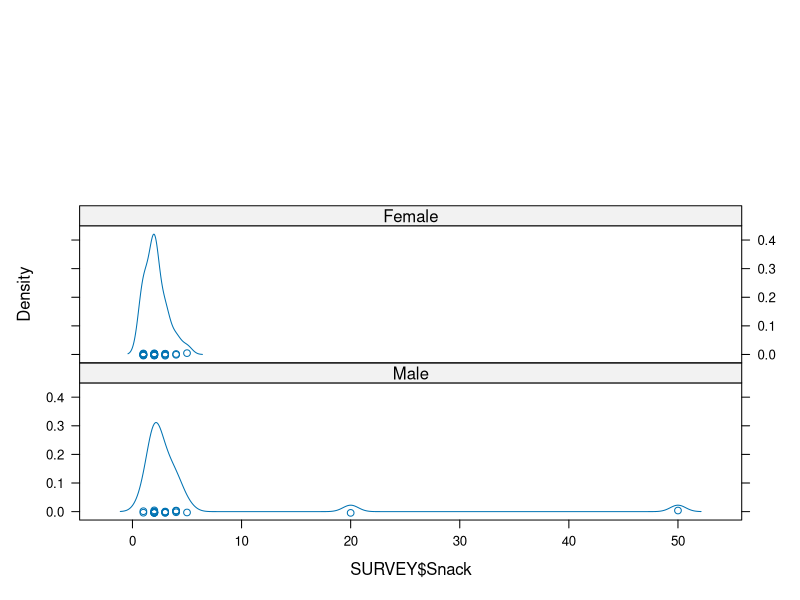
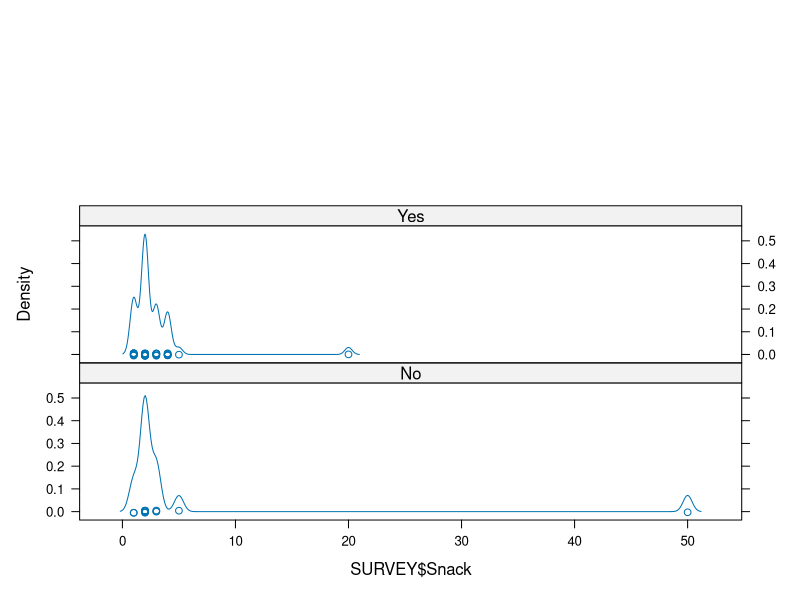
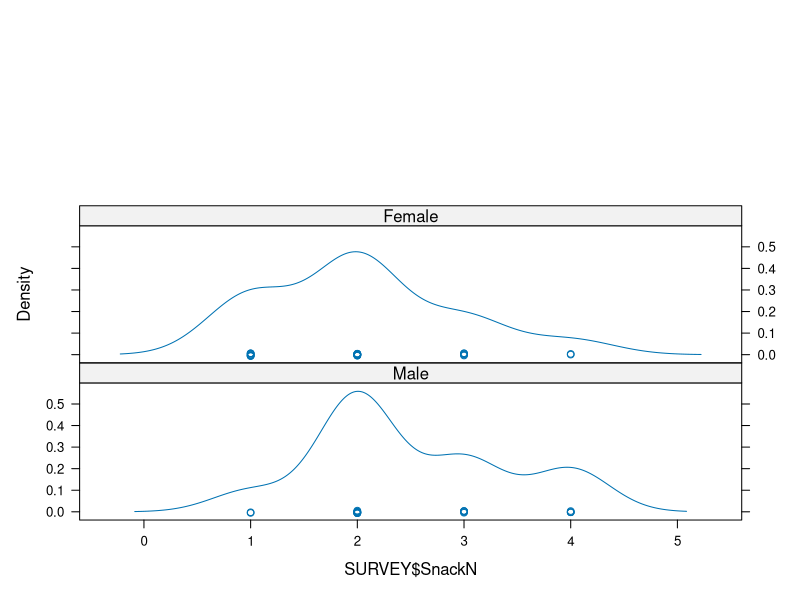
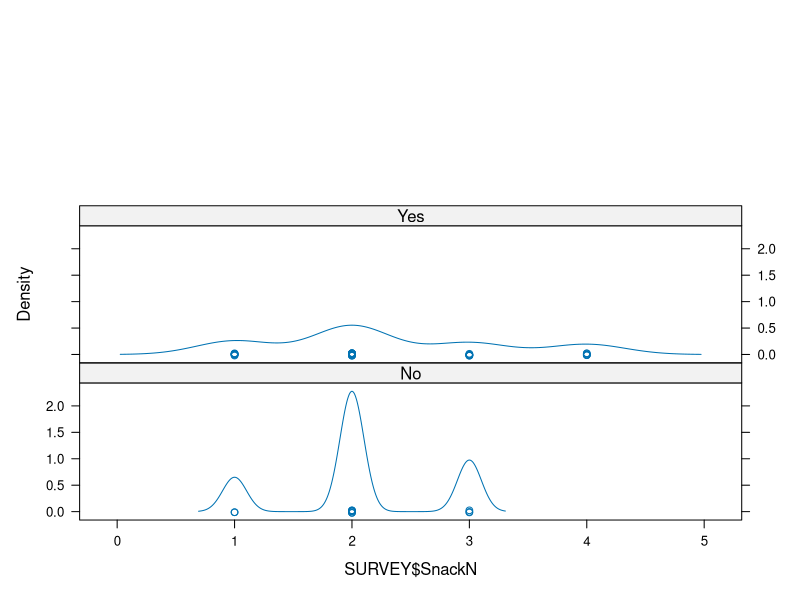
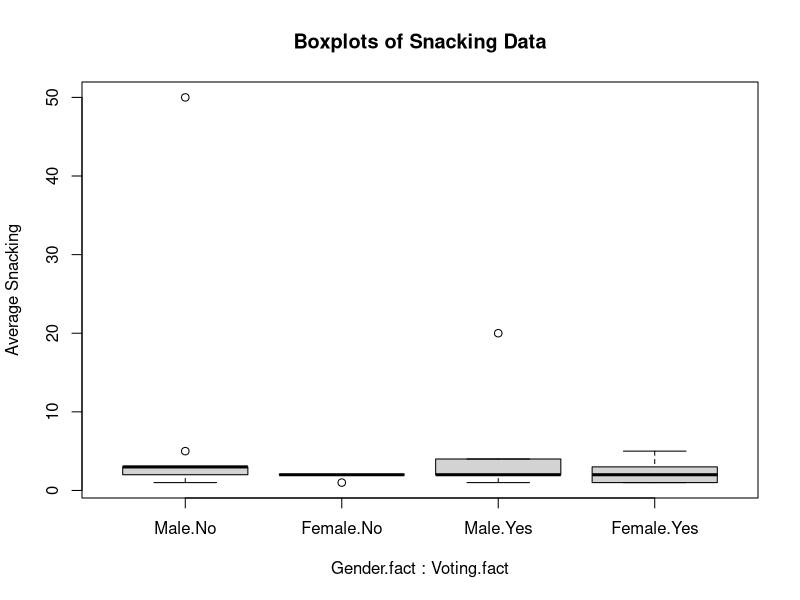
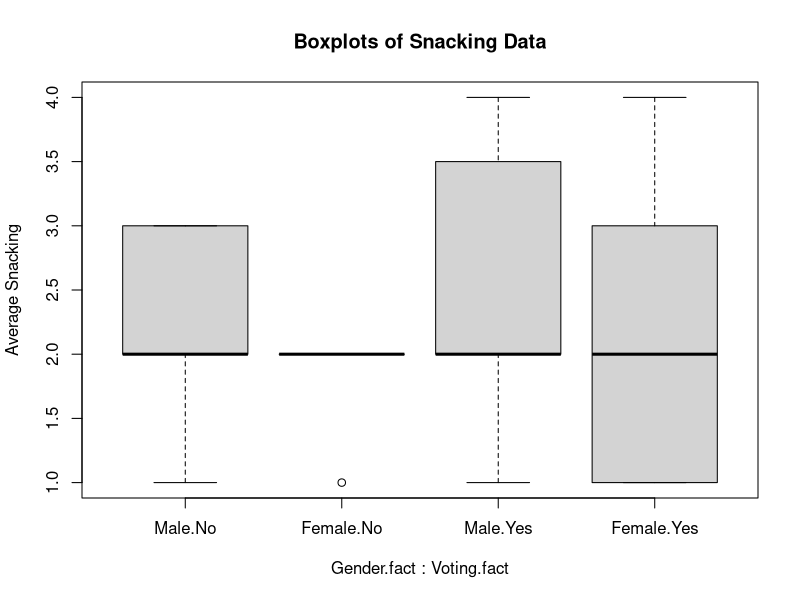
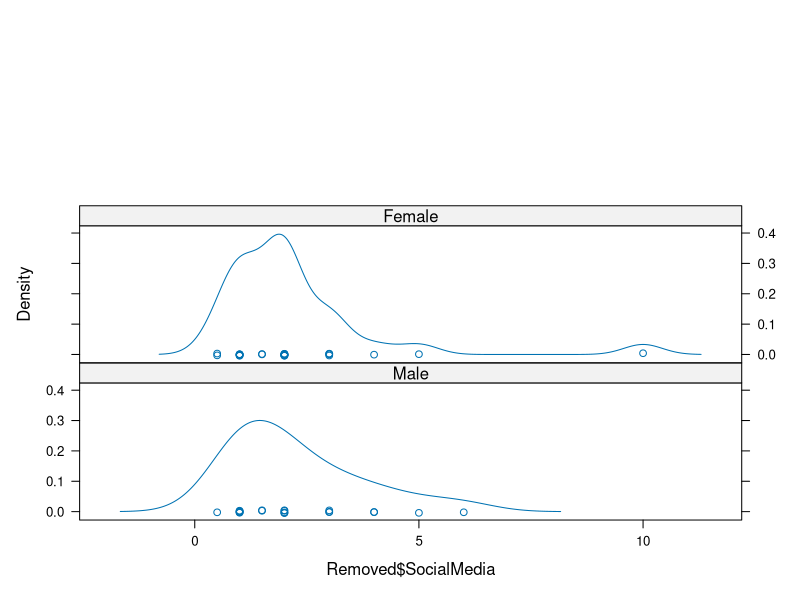
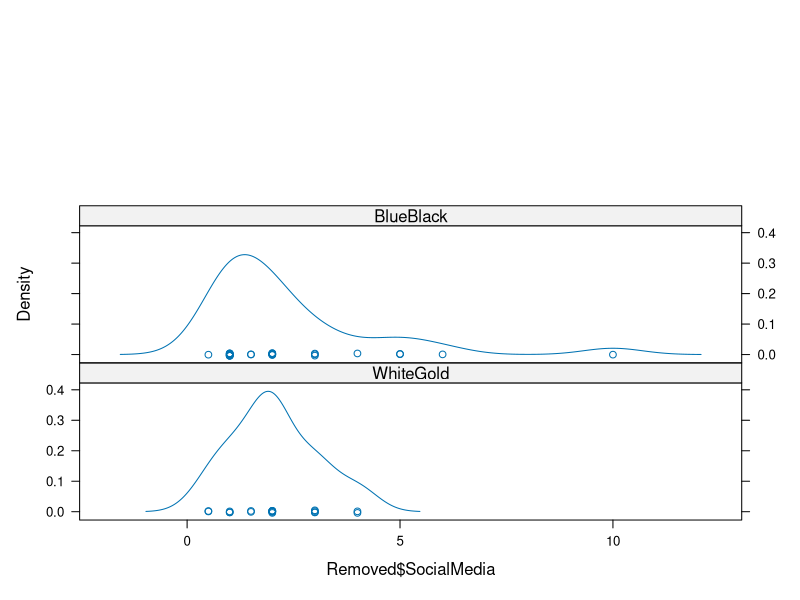

The R script that drew these images, in order:
## ---- chunk 1
library(plyr)
library(car)
library(lattice)
library(psych)


## ---- chunk 2
SURVEY <- read.csv("SurveyNames.csv")

## ---- chunk 3
str(SURVEY)   #or View(SURVEY)
## ---- chunk 4
SURVEY$Gender.fact <- factor(SURVEY$Gender, 
                        levels = c(0, 1), 
                        labels = c("Male", "Female"))


SURVEY$VotingR <- recode(SURVEY$Voting, " 1 = 1; 2 = 2; 3 = 1")

SURVEY$Voting.fact <- factor(SURVEY$VotingR, 
                         levels = c(1, 2), 
                         labels = c("No", "Yes"))



## ---- chunk 5
str(SURVEY)

count(SURVEY$Gender.fact)

count(SURVEY$Voting.fact)

## ---- chunk 6

replications(Snack~Gender.fact*Voting.fact, data=SURVEY)

## ---- chunk 7
describeBy(SURVEY$Snack, SURVEY$Gender.fact)

describeBy(SURVEY$Snack, SURVEY$Voting.fact)
## ---- chunk 8
densityplot(~ SURVEY$Snack | SURVEY$Gender.fact, layout=c(1,3))

densityplot(~ SURVEY$Snack | SURVEY$Voting.fact, layout=c(1,3))

## ---- chunk 9

remove_outliers <- function(x, na.rm = TRUE, ...) {
  qnt <- quantile(x, probs=c(.25, .75), na.rm = na.rm, ...)
  H <- 1.5 * IQR(x, na.rm = na.rm)
  y <- x
  y[x < (qnt[1] - H)] <- NA
  y[x > (qnt[2] + H)] <- NA
  y
}

SURVEY$SnackN <- remove_outliers(SURVEY$Snack)

densityplot(~ SURVEY$SnackN | SURVEY$Gender.fact, layout=c(1,3))

densityplot(~ SURVEY$SnackN | SURVEY$Voting.fact, layout=c(1,3))

## ---- chunk 10
by(SURVEY$SnackN, SURVEY$Gender.fact, shapiro.test)

by(SURVEY$SnackN, SURVEY$Voting.fact, shapiro.test)
## ---- chunk 11

SURVEY$cells = factor(paste(SURVEY$Gender.fact, SURVEY$Voting.fact, sep="."))
summary(SURVEY$cells)
## ---- chunk 12
bartlett.test(SnackN ~ cells, data=SURVEY)
## ---- chunk 13
leveneTest(SnackN ~ Gender.fact * Voting.fact, data= SURVEY)
## ---- chunk 14
SURVEY.aov = aov(SnackN ~ Gender.fact * Voting.fact, data=SURVEY)

## ---- chunk 15
anova(SURVEY.aov)
## ---- chunk 16
TukeyHSD(SURVEY.aov)
## ---- chunk 17
r <- summary.lm(SURVEY.aov)$r.squared
round(r, 4)
## ---- chunk 18
 boxplot(Snack ~ Gender.fact * Voting.fact, data=SURVEY, ylab="Average Snacking", main="Boxplots of Snacking Data")
 
## ---- chunk 19
 boxplot(SnackN ~ Gender.fact * Voting.fact, data=SURVEY, ylab="Average Snacking", main="Boxplots of Snacking Data")
 
## ---- chunk 20
SURVEY$DressR <- recode(SURVEY$Dress, " 1 = 1; 2 = 2; 3 = NA")

Removed <- subset(SURVEY, 
                    complete.cases(SURVEY), 
                    select = c(DressR, Gender.fact, SocialMedia))
## ---- chunk 21
str(Removed)

Removed$Dress.fact <- factor(Removed$DressR, 
                         levels = c(1, 2), 
                         labels = c("WhiteGold", "BlueBlack"))

## ---- chunk 22
densityplot(~ Removed$SocialMedia| Removed$Gender.fact, layout=c(1,3))

densityplot(~ Removed$SocialMedia| Removed$Dress.fact, layout=c(1,3))

## ---- chunk 23


## ---- chunk 24

Removed$cells = factor(paste(Removed$Gender.fact, Removed$Dress.fact, sep="."))
summary(Removed$cells)

bartlett.test(SocialMedia ~ cells, data=Removed)

## ---- chunk 25
Removed.aov = aov(SocialMedia ~ Gender.fact * Dress.fact, data=Removed)

## ---- chunk 26

summary(Removed.aov)
## ---- chunk 27



## ---- chunk 28



## ---- chunk 29



